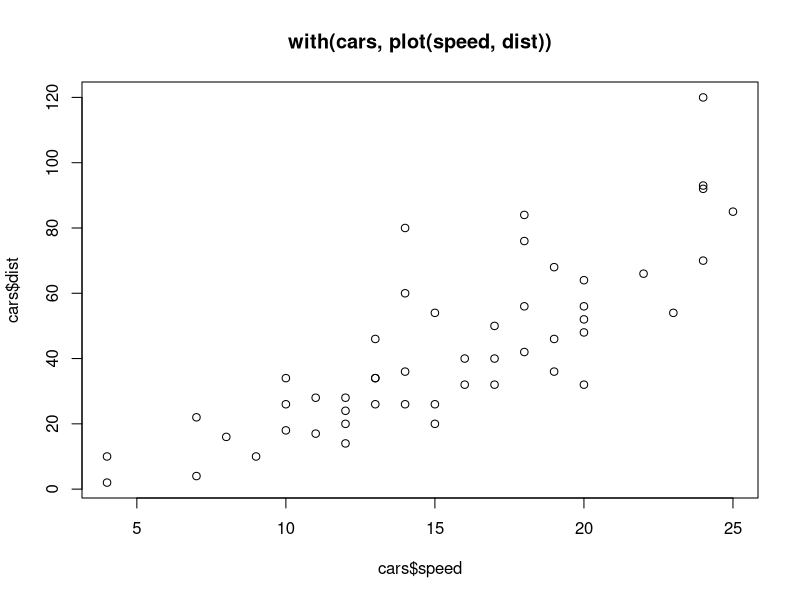
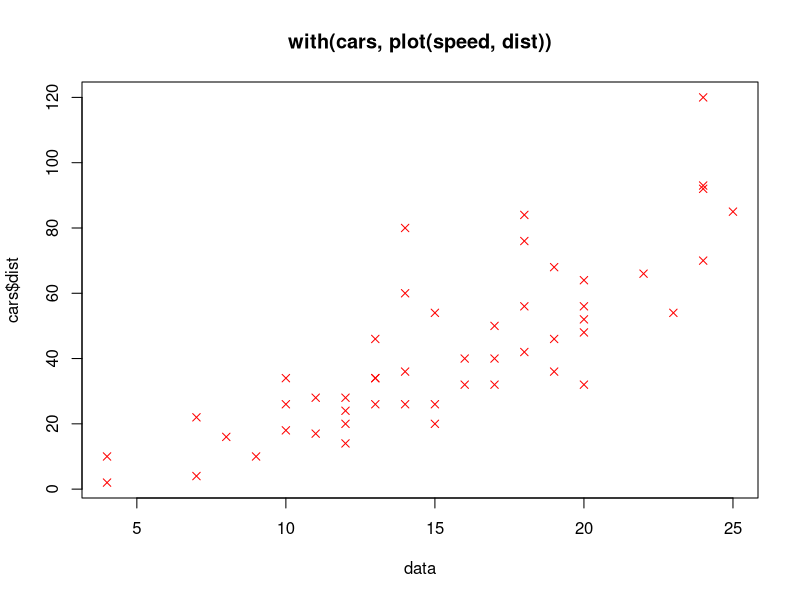
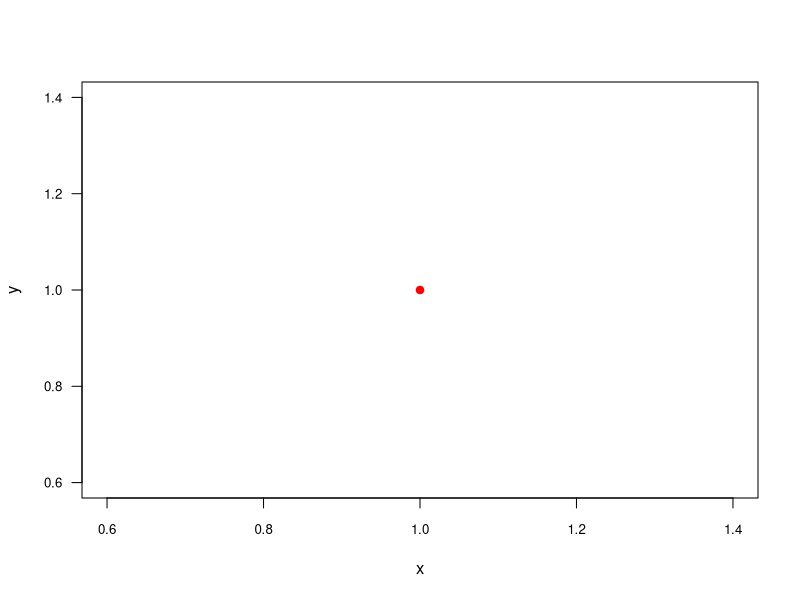

Reproduce these figures in R, in order. (Note: this script raises an error after producing the figures.)
## ---- chunk 1
iterMax <- 5
colNum = 10
rowNum = 10
mat <- matrix(rep(1, colNum*rowNum),nrow=rowNum)

for(i in 1:colNum) {
  for(j in 1:rowNum) {
    if(i >= iterMax){
      mat[i, j]<-NA
    }
  }
}
mat

## ---- chunk 2
simulate_genotype <- function( q, N=100 ) {
  if( length(q) == 1 ){
    p <- (1 - q)
    f_gt <- c(p^2, 2*p*q, q^2) # AA, AB, BB
  }else{
    f_gt<-q
  }
  genotype <- sample( c('AA','AB','BB'),
                      size = N, 
                      prob = f_gt, 
                      replace = T )
  return(genotype)
}
## ---- chunk 3
.my_months<- month.abb[10:12]
## ---- chunk 4
my_filter <- function(data,threshold = 1,  scalar = 5) {
  data[data >= threshold] <- NA 
  data <- data * scalar
  return(data)
}
## ---- chunk 5
simulate_phenotype <- function(pop_params, gp_map, gtype) {
  pop_mean <- pop_params[1]
  pop_var <- pop_params[2]
  pheno <- rnorm(n = N, mean = pop_mean, sd = sqrt(pop_var))
  effect <- rep(0, times = length(N))
  for (gt_iter in c('AA', 'AB', 'BB')) {
    effect[gtype == gt_iter] <- rnorm(n = sum(gtype == gt_iter), 
                                      mean = gp_map[gt_iter, 'mean_eff'], 
                                      sd = sqrt(gp_map[gt_iter, 'var_eff']))
  }
  dat <- data.frame(gt = gtype, raw_pheno = pheno, effect = effect, pheno = pheno + effect)
  return(dat)
}
## ---- chunk 6
ariance_calculator<- function(myList){
  #myList<-c(1,2,3,4)
  N <- length(myList)
  myMean<- sum(myList)/N
  Num=0
  for (i in 1:N){
    Num<-Num+(myList[i] - myMean)^2
  }
paste("SD=",sqrt(Num/(N-1)),"\n","variance=",sqrt(Num/(N-1))^2,sep=" ")
}

## ---- chunk 7
randomSampleInt <- function(x, verbose, length, seed = 42) {
  if (verbose) {
    print(paste0('Generating random sample of ', length, ' integers using seed ', seed))
  }
  set.seed(seed)
  sampleInt <- sample(x = x, size = length, replace = TRUE)
  return(sampleInt)
} 


randomSampleLetter <- function(N, silent=T, lett) {
  if (!silent) {
    print(paste0('Generating random sample of ', N, ' letters.'))
  }
  sample <- sample(x = lett, size = N, replace = TRUE)
  return(sample)
}


randomSampleLetter_2<-function(x,verbose,length,seed=42){
  set.seed(seed)
  randomSampleLetter(N=length,silent = !verbose,lett=x)
}
## ---- chunk 8
plotWrapper<- function (data,mycol="red",shape=4,...){
plot(x=data,col=mycol,pch=shape,...)  
}

plot(cars$speed, cars$dist, main = "with(cars, plot(speed, dist))")
plotWrapper(cars$speed, y=cars$dist, main = "with(cars, plot(speed, dist))")
## ---- chunk 9
red_plot <- function(x, y) { 
  plot(x, y, las=1, cex.axis=.8, ...)
}


formals(red_plot)
formals(red_plot)<-alist(x=,y=,... = )
red_plot(1, 1, col='red', pch=19) 


## ---- chunk 10
input <- sample(1:1000, size = 1000, replace = T)
currmin <- 1000
for (i in input) {
  if (i < currmin) {
    currmin <- i
    print(paste0("The new minimum is: ", currmin))
  }
}


input <- sample(1:1000, size = 1000, replac = T)
currmin <- NULL
for (i in input) {
  if (input < currmin) {
    currmin <- input
    print(paste0("The new minimum is: ", currmin))
  }
}

for (cnt in 1:100) {
  if (cnt > 12) {
    print("12+")
  } else {
    print("Not 12+")
  }
}

## ---- chunk 11
result <- logical(10)
input <- sample(1:10, size = 10, replace = T)
for (i in 1:length(input)) {
  if (input[i] >= 5) {
    result[i] <- TRUE
  }
}
print(i)
## ---- chunk 12
vec <- seq(0.1, 0.9, by=0.1)
vec == 0.7

ActuallyEqual<-

## ---- chunk 13

t1<-proc.time()
x<-matrix(data = sample(x = 1:42,size = 10000*10000,replace = T),ncol = 10000,nrow = 10000,byrow = T)
proc.time() -t1

t2<-proc.time()
x<-matrix(data = sample(x = 1:42,size = 10000*10000,replace = T),ncol = 10000,nrow = 10000,byrow = F)
proc.time() -t2

## ---- chunk 14
plot(unlist(lapply(1:100,function(i) system.time(rnorm(n = 10e6))[[1]])))
plot(replicate(100,system.time(rnorm(n = 10e6))[[1]]),pch=19,col="slateblue")
plot(replicate(100,system.time(rnorm(n = 10e6))[[1]]),pch=19,col="slateblue")
## ---- chunk 15
library(microbenchmark)
microbenchmark::get_nanotime()

timing <- double(100)
for (i in 1:100) {
  st <- system.time(rnorm(n = 10e6))
  timing[i] <- st[3]
}
boxplot(timing)
## ---- chunk 16
sessionInfo()
